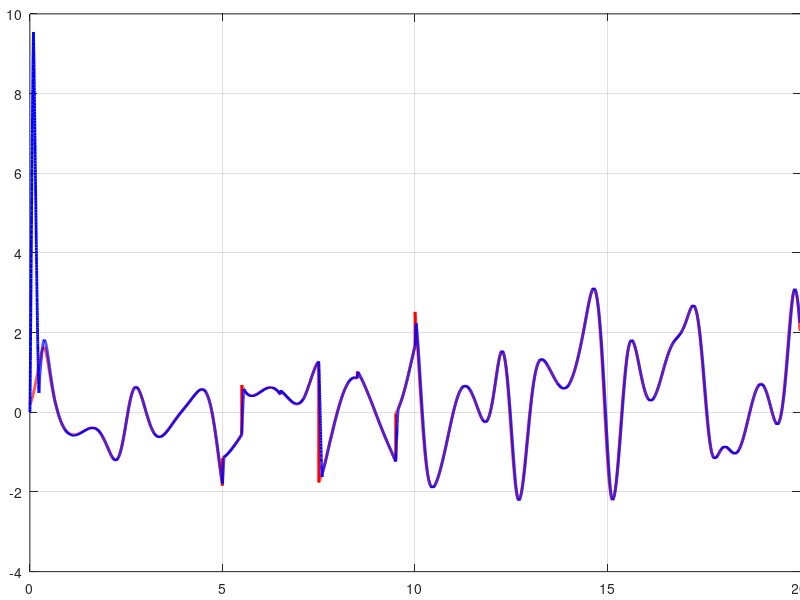
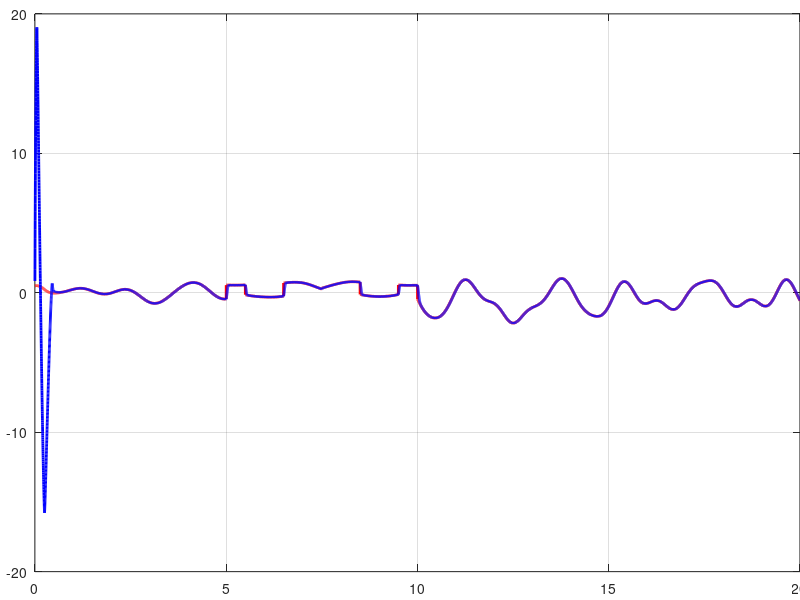
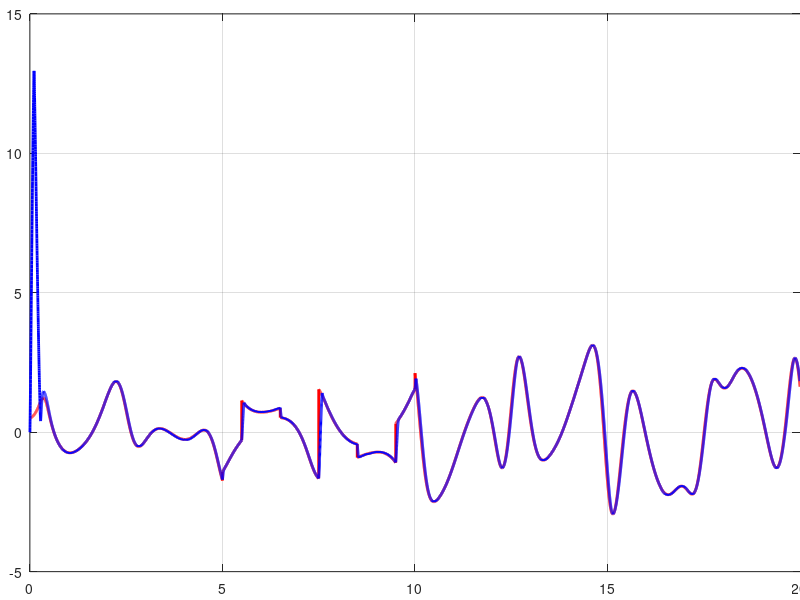

The MATLAB source for these figures, in order:
clear; clc;

%% 得到数据
obs_data = csvread('./att_bs_fntsmc/observe.csv', 1, 0);
time = obs_data(:, 1);
obs_real = obs_data(:, 2 : 4);
obs_esti = obs_data(:, 5 : 7);

%% phi
figure(1);
set(gca, 'LooseInset', [0, 0, 0, 0]);
set(gcf, 'unit', 'centimeters', 'position', [25 15 10 3]);
plot(time, obs_real(:, 1), 'linewidth', 2, 'color', 'red');
hold on;
plot(time, obs_esti(:, 1) , 'linewidth', 2, 'color', 'blue');
xlim([0, 20]);
% ylim([-1.5, 2]);
set(gca, 'FontSize', 10);
grid();

%% theta
figure(2);
set(gca, 'LooseInset', [0, 0, 0, 0]);
set(gcf, 'unit', 'centimeters', 'position', [25 15 10 3]);
plot(time, obs_real(:, 2), 'linewidth', 2, 'color', 'red');
hold on;
plot(time, obs_esti(:, 2) , 'linewidth', 2, 'color', 'blue');
xlim([0, 20]);
% ylim([-1.5, 2]);
set(gca, 'FontSize', 10);
grid();

%% psi
figure(3);
set(gca, 'LooseInset', [0, 0, 0, 0]);
set(gcf, 'unit', 'centimeters', 'position', [25 15 10 3]);
plot(time, obs_real(:, 3), 'linewidth', 2, 'color', 'red');
hold on;
plot(time, obs_esti(:, 3) , 'linewidth', 2, 'color', 'blue');
xlim([0, 20]);
% ylim([-1.5, 2]);
set(gca, 'FontSize', 10);
grid();